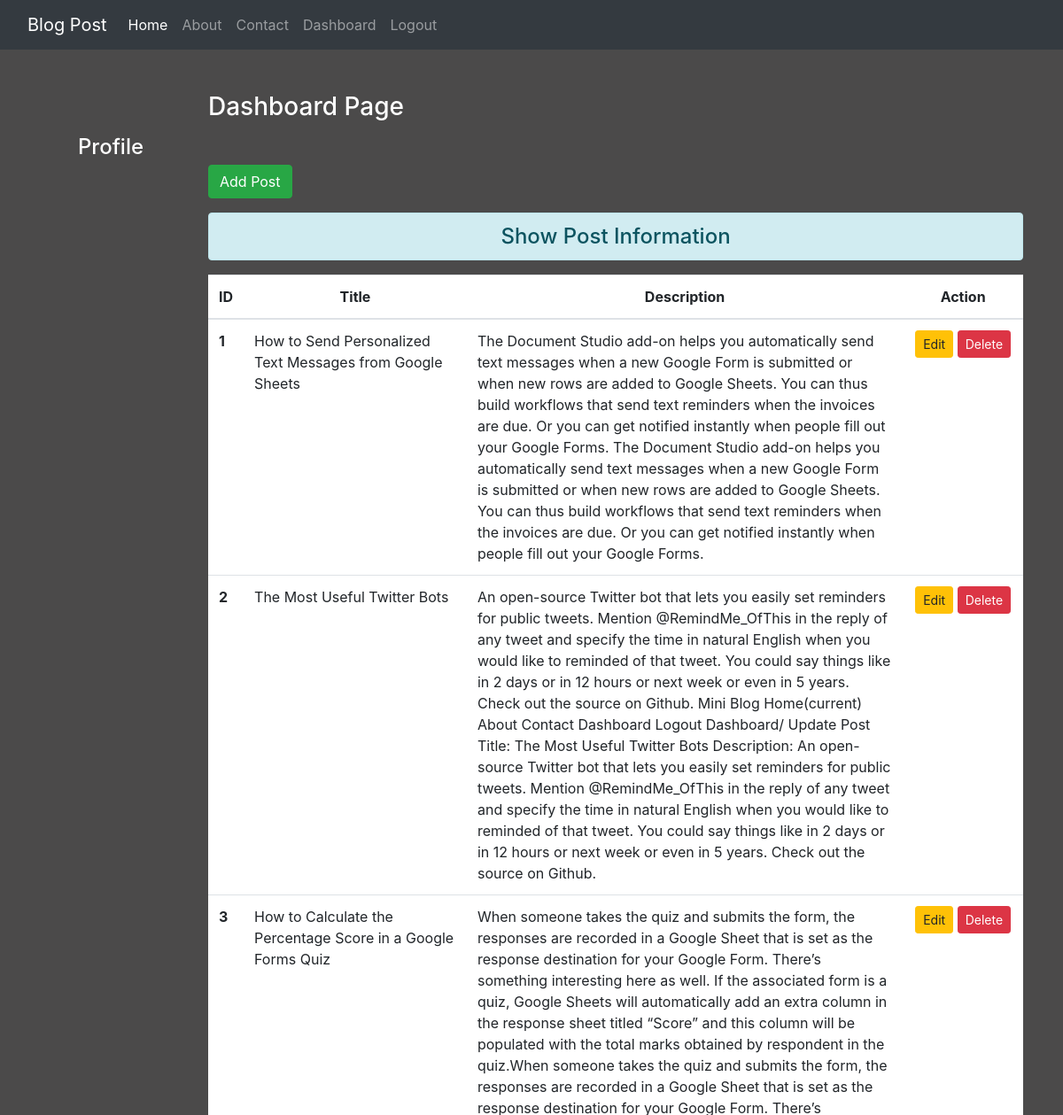
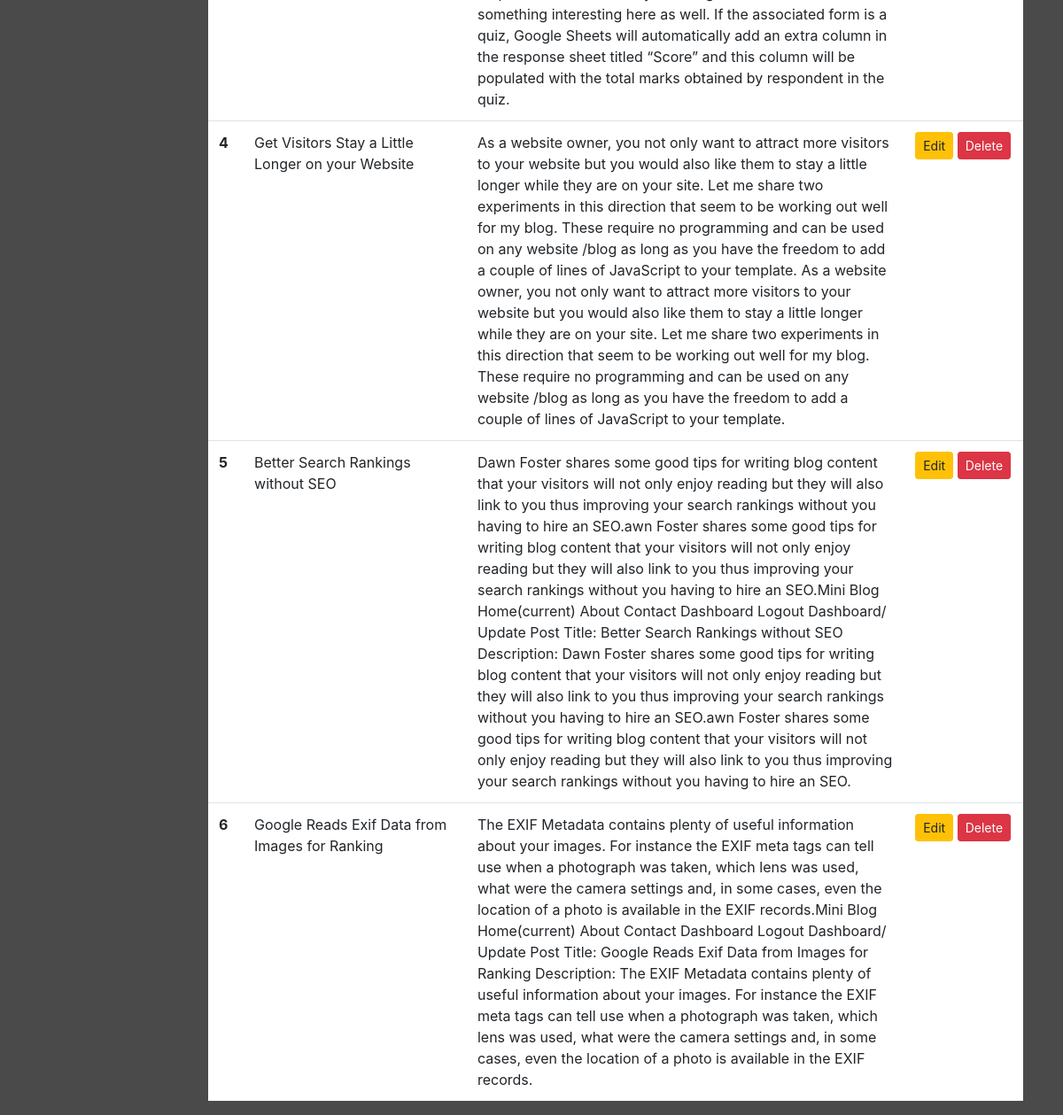
The page /dashboard/ (signed in) on the database its author committed (2 pictures, top to bottom).
### blog/models.py (models this page shows)
class Post(models.Model):
 title = models.CharField(max_length=150)
 desc = models.TextField()

### blog/views.py (the view)
# urls.py: path('dashboard/', views.dashboard, name='dashboard'),
def dashboard(request):
 if request.user.is_authenticated:
  posts = Post.objects.all()
  user = request.user
  full_name = user.get_full_name()
  gps = user.groups.all()
  return render(request, 'blog/dashboard.html', {'posts':posts, 'full_name':full_name, 'groups':gps})
 else:
  return HttpResponseRedirect('/login/')

### blog/templates/blog/dashboard.html (shortened to what this page needs)
{% extends 'blog/base.html' %}
{% load static %}
{% block side %}
<div class="col-sm-2 text-white my-5 text-center">
  <h4 class="my-5">Profile</h4>
</div>
{% endblock side %}
{% block content %}
<div class="col-sm-10">
 <h3 class="text-white my-5">Dashboard Page</h3>
 <a href="{% url 'addpost' %}" class="btn btn-success">Add Post</a>
 <h4 class="text-center alert alert-info mt-3">Show Post Information</h4>
  {% if posts %}
   <table class="table table-hover bg-white">
     <thead>
       <tr class="text-center">
         <th scope="col" style="width:2%">ID</th>
         <th scope="col" style="width:28%">Title</th>
         <th scope="col" style="width:55%">Description</th>
         <th scope="col" style="width:15%">Action</th>
       </tr>
     </thead>
     <tbody>
      {% for post in posts %}
       <tr>
         <th scope="row">{{post.id}}</th>
         <td>{{post.title}}</td>
         <td>{{post.desc}}</td>
         <td class="text-center">
          <a href="{% url 'updatepost' post.id %}" class="btn btn-warning btn-sm">Edit</a>
          {% if perms.blog.delete_post %}
          <form action="{% url 'deletepost' post.id %}" method="post" class="d-inline"> {% csrf_token %}
          <input type="submit" class="btn btn-danger btn-sm" value="Delete">
         </form>
         {% endif %}
         </td>
       </tr>
      {% endfor %}
     </tbody>
   </table>
  {% else %}
   <h4 class="text-center alert alert-warning">No Records</h4>
  {% endif %}
</div>
{% endblock content %}

### blog/static/blog/css/style.css (style rules this page uses)
body { background-color: rgb(75, 74, 74); color: antiquewhite; }

### rows shown on the page
Post: id "1", title "How to Send Personalized Text Messages from Google Sheets", desc "The Document Studio add-on helps you automatically send text messages when a new Google Form is submitted or when new rows are added to Google Sheets. You can thus build workflows that send text reminders when the invoices are due. Or you can get notified instantly when people fill out your Google Forms. The Document Studio add-on helps you automatically send text messages when a new Google Form is submitted or when new rows are added to Google Sheets. You can thus build workflows that send text reminders when the invoices are due. Or you can get notified instantly when people fill out your Google Forms."
Post: id "2", title "The Most Useful Twitter Bots", desc "An open-source Twitter bot that lets you easily set reminders for public tweets. Mention @RemindMe_OfThis in the reply of any tweet and specify the time in natural English when you would like to reminded of that tweet. You could say things like in 2 days or in 12 hours or next week or even in 5 years. Check out the source on Github. Mini Blog Home(current) About Contact Dashboard Logout Dashboard/ Update Post Title: The Most Useful Twitter Bots Description: An open-source Twitter bot that lets you easily set reminders for public tweets. Mention @RemindMe_OfThis in the reply of any tweet and specify the time in natural English when you would like to reminded of that tweet. You could say…"
Post: id "3", title "How to Calculate the Percentage Score in a Google Forms Quiz", desc "When someone takes the quiz and submits the form, the responses are recorded in a Google Sheet that is set as the response destination for your Google Form. There’s something interesting here as well. If the associated form is a quiz, Google Sheets will automatically add an extra column in the response sheet titled “Score” and this column will be populated with the total marks obtained by respondent in the quiz.When someone takes the quiz and submits the form, the responses are recorded in a Google Sheet that is set as the response destination for your Google Form. There’s something interesting here as well. If the associated form is a quiz, Google Sheets will automatically add an extra…"
Post: id "4", title "Get Visitors Stay a Little Longer on your Website", desc "As a website owner, you not only want to attract more visitors to your website but you would also like them to stay a little longer while they are on your site. Let me share two experiments in this direction that seem to be working out well for my blog. These require no programming and can be used on any website /blog as long as you have the freedom to add a couple of lines of JavaScript to your template. As a website owner, you not only want to attract more visitors to your website but you would also like them to stay a little longer while they are on your site. Let me share two experiments in this direction that seem to be working out well for my blog. These require no programming and can…"
Post: id "5", title "Better Search Rankings without SEO", desc "Dawn Foster shares some good tips for writing blog content that your visitors will not only enjoy reading but they will also link to you thus improving your search rankings without you having to hire an SEO.awn Foster shares some good tips for writing blog content that your visitors will not only enjoy reading but they will also link to you thus improving your search rankings without you having to hire an SEO.Mini Blog Home(current) About Contact Dashboard Logout Dashboard/ Update Post Title: Better Search Rankings without SEO Description: Dawn Foster shares some good tips for writing blog content that your visitors will not only enjoy reading but they will also link to you thus improving…"
Post: id "6", title "Google Reads Exif Data from Images for Ranking", desc "The EXIF Metadata contains plenty of useful information about your images. For instance the EXIF meta tags can tell use when a photograph was taken, which lens was used, what were the camera settings and, in some cases, even the location of a photo is available in the EXIF records.Mini Blog Home(current) About Contact Dashboard Logout Dashboard/ Update Post Title: Google Reads Exif Data from Images for Ranking Description: The EXIF Metadata contains plenty of useful information about your images. For instance the EXIF meta tags can tell use when a photograph was taken, which lens was used, what were the camera settings and, in some cases, even the location of a photo is available in the…"
